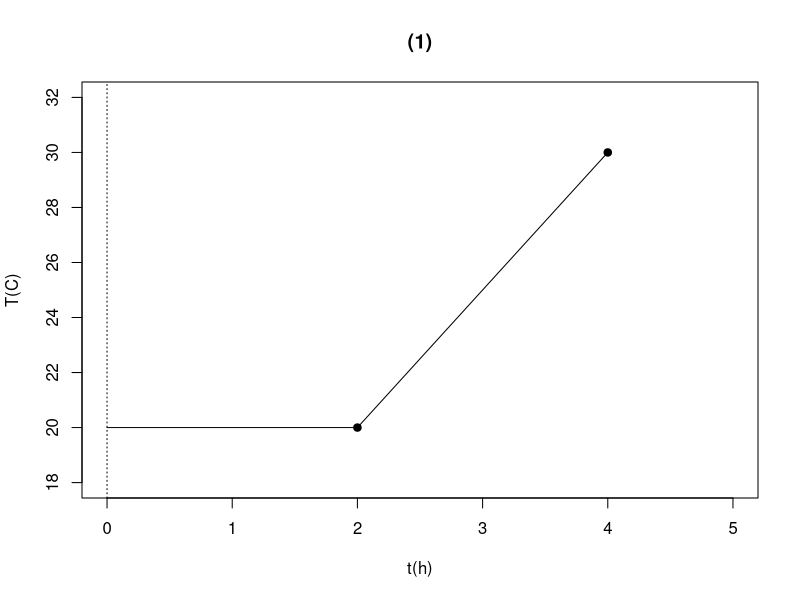

Write R code to recreate this figure. (Note: this script raises an error after producing the figure.)
setwd("C:/Users/18904/Github/junior-mathematics/codes")

# week115 figures

draw1 = function(){
  cairo_pdf("../figures/week115-1.pdf", width=4, height=4, family="sans")
  plot(0,0,type="n",xlim=c(0,5),ylim=c(18,32),xlab="t(h)",ylab="T(C)",main="(1)")
  abline(h=0,v=0,lty=3)
  segments(0,20,2,20,lty=1)
  segments(2,20,4,30,lty=1)
  points(2,20,pch=19); points(4,30,pch=19)
  dev.off()
  svglite::svglite("../figures/week115-1.svg", width=4, height=4)
  plot(0,0,type="n",xlim=c(0,5),ylim=c(18,32),xlab="t(h)",ylab="T(C)",main="(1)")
  abline(h=0,v=0,lty=3)
  segments(0,20,2,20,lty=1)
  segments(2,20,4,30,lty=1)
  points(2,20,pch=19); points(4,30,pch=19)
  dev.off()
}

draw1()
